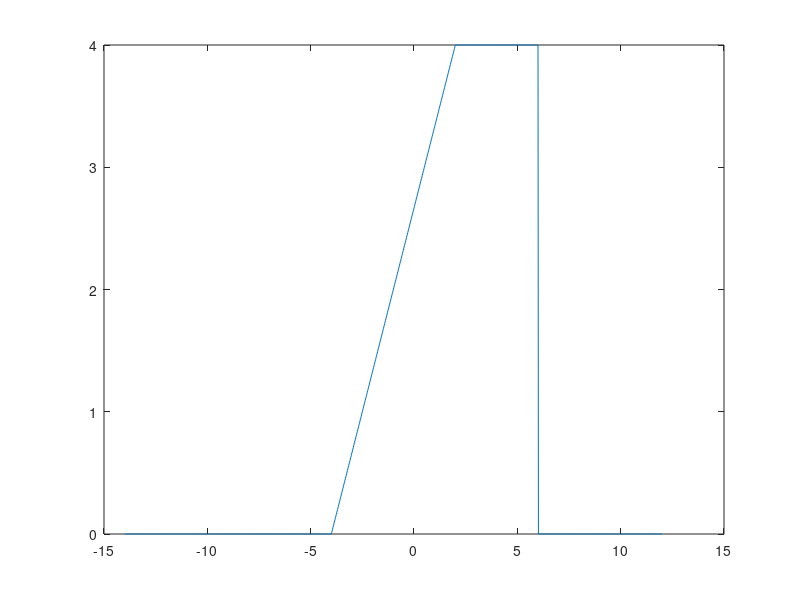

Here is the MATLAB script that generated this plot:
% primeiro trabalho pratico

t = -7:0.01:6;

x1 = 2*( ( (t+4 >=0 ) - (t-1 >=0) )- ...
( (1/3)*( t+2 ).*( ( t+2 >=0 ) - ( t-1 >=0) )));

t2 = -2*t-2

r = 2*(x1);

plot(t2,r);

hold on;
